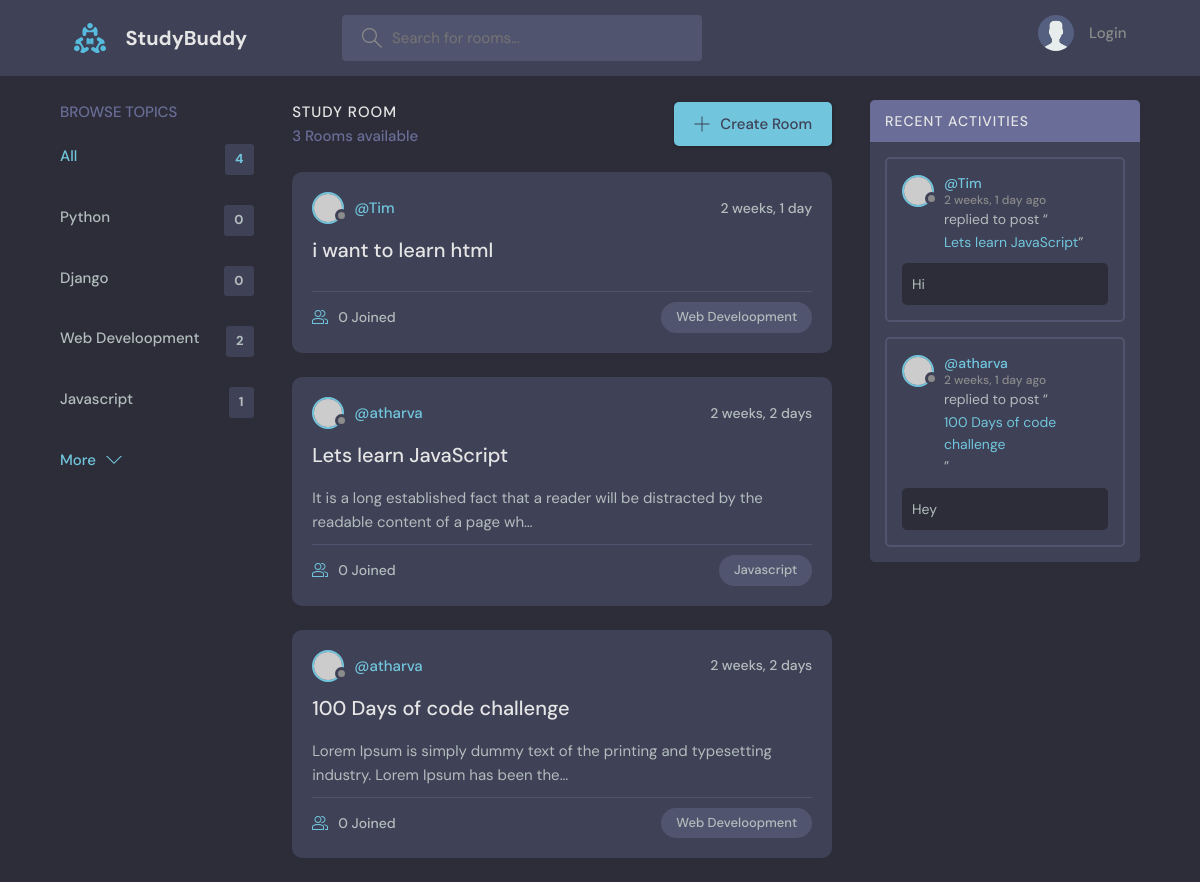
/, run on an earlier commit of the app's database.
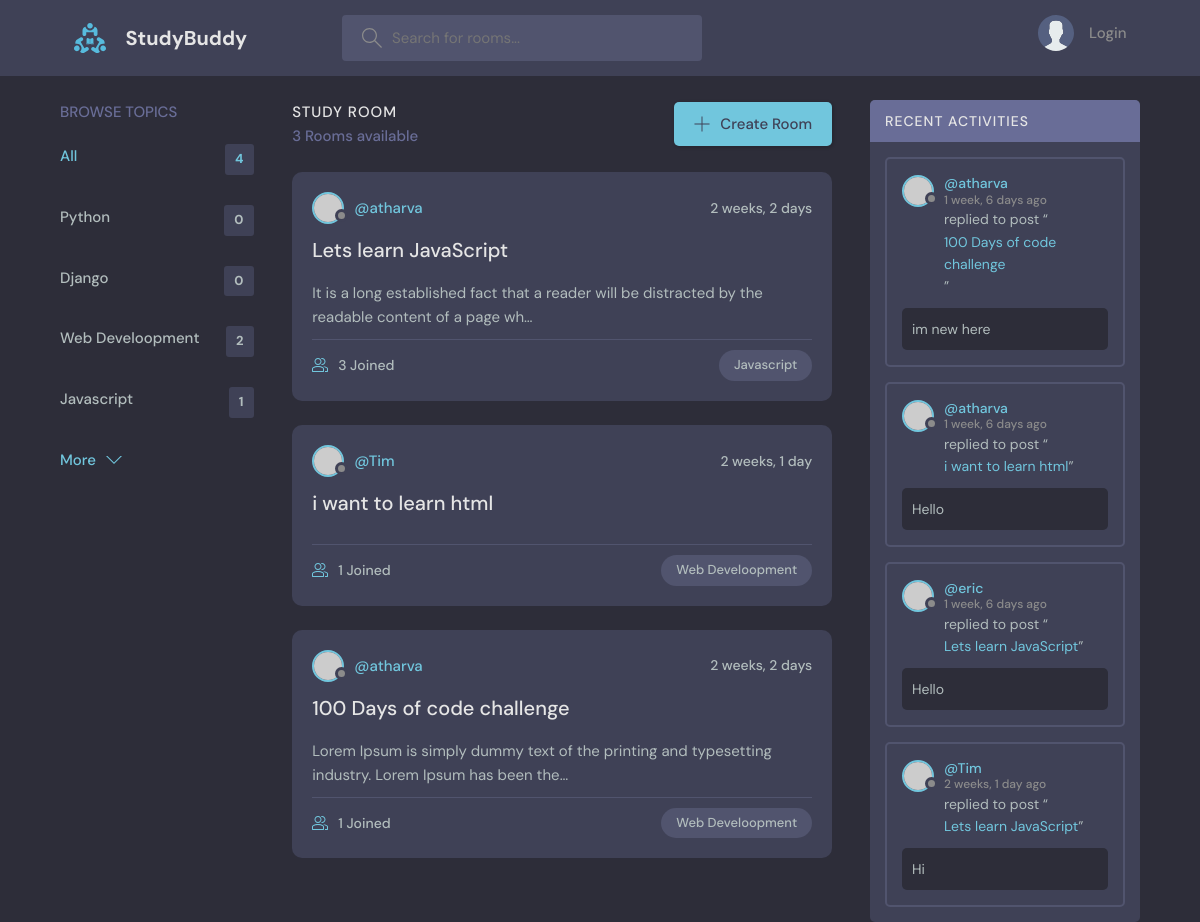
And on a later commit of the database.
### base/models.py (models this page shows, shortened)
class Topic(models.Model):
    name = models.CharField(max_length = 200)

class Room(models.Model):
    host = models.ForeignKey(User, on_delete = models.SET_NULL, null = True)  #when user deleted set to null
    topic = models.ForeignKey(Topic , on_delete = models.SET_NULL, null = True) #when topic deleted set to null
    name = models.CharField(max_length = 200)
    description = models.TextField(null = True, blank = True )
    participants = models.ManyToManyField(User, related_name = 'participants',blank = True)
    updated = models.DateTimeField(auto_now = True) #whenever updated it will change to curr time
    create = models.DateTimeField(auto_now_add = True) #when created will set to curr time and not update
    class Meta:
        ordering = ['-updated', '-create']
    def __str__(self):
        return self.name

class Message(models.Model):
    user = models.ForeignKey(User, on_delete = models.CASCADE)  #on deleting user delete messagess
    room = models.ForeignKey(Room, on_delete = models.CASCADE)  #on deleting room delete messages
    body = models.TextField()
    updated = models.DateTimeField(auto_now = True)
    create = models.DateTimeField(auto_now_add = True)
    class Meta:
        ordering = ['-updated', '-create']

### base/views.py (the view)
# urls.py: path('',views.home, name = "home"),
def home(request):
    q = request.GET.get('q') if request.GET.get('q') != None else ''
    rooms = Room.objects.filter(
        Q(topic__name__icontains = q) |
        Q(name__icontains = q)|
        Q(description__icontains = q)
        )  #get all rooms from db with the query parameter
    topics = Topic.objects.all()
    room_count = rooms.count()
    room_messages = Message.objects.filter(Q(room__topic__name__icontains = q))
    context = {'rooms' : rooms, 'topics': topics, 'room_count': room_count, 'room_messages': room_messages}
    return render(request, 'base/home.html', context)

### base/templates/base/home.html (shortened to what this page needs)
{% extends 'main.html' %}
{% block content %}
<main class="layout layout--3">
      <div class="container">
         {% include 'base/topics_component.html' %}
        <div class="roomList">
          <div class="roomList__header">
            <div>
              <h2>Study Room</h2>
              <p>{{room_count}} Rooms available</p>
            </div>
            <a class="btn btn--main" href="create-room.html">
              <svg version="1.1" xmlns="http://www.w3.org/2000/svg" width="32" height="32" viewBox="0 0 32 32">
                <title>add</title>
                <path
                  d="M16.943 0.943h-1.885v14.115h-14.115v1.885h14.115v14.115h1.885v-14.115h14.115v-1.885h-14.115v-14.115z"
                ></path>
              </svg>
              Create Room
            </a>
          </div>
          {% include 'base/feed_component.html' %}
        </div>
         {% include 'base/activity_component.html' %}
      </div>
    </main>
{% endblock %}

### base/templates/base/topics_component.html
<div class="topics">
          <div class="topics__header">
            <h2>Browse Topics</h2>
          </div>
          <ul class="topics__list">
            <li>
              <a href="{% url 'home' %}" class="active">All <span>{{topics.count}}</span></a>
            </li>
            {% for topic in topics %}
            <li>
              <a href="{% url 'home' %}?q={{topic.name}}">{{topic.name}} <span>{{topic.room_set.all.count}}</span></a>
            </li>
            {% endfor %}
          </ul>
          <a class="btn btn--link" href="topics.html">
            More
            <svg version="1.1" xmlns="http://www.w3.org/2000/svg" width="32" height="32" viewBox="0 0 32 32">
              <title>chevron-down</title>
              <path d="M16 21l-13-13h-3l16 16 16-16h-3l-13 13z"></path>
            </svg>
          </a>
        </div>

### base/templates/base/feed_component.html (shortened to what this page needs)
{% for room in rooms %}
<div class="roomListRoom">
            <div class="roomListRoom__header">
              <a href="{% url 'user-profile' room.host.id %}" class="roomListRoom__author">
                <div class="avatar avatar--small">
                  <img src="https://randomuser.me/api/portraits/women/11.jpg" />
                </div>
                <span>@{{room.host.username}}</span>
              </a>
              <div class="roomListRoom__actions">
                <span>{{room.create|timesince}}</span>
              </div>
            </div>
            <div class="roomListRoom__content">
              <a href="{% url 'room' room.id %}">{{room.name}}</a>
              <p>
                {{room.description|truncatechars:100}}
              </p>
            </div>
            <div class="roomListRoom__meta">
              <a href="{% url 'room' room.id %}" class="roomListRoom__joined">
                {{room.participants.all.count}} Joined
              </a>
              <p class="roomListRoom__topic">{{room.topic.name}}</p>
            </div>
</div>
{% endfor %}

### base/templates/base/activity_component.html (shortened to what this page needs)
<div class="activities">
          <div class="activities__header">
            <h2>Recent Activities</h2>
          </div>
          {% for message in room_messages %}
          <div class="activities__box">
            <div class="activities__boxHeader roomListRoom__header">
              <a href="{% url 'user-profile' message.user.id %}" class="roomListRoom__author">
                <div class="avatar avatar--small">
                  <img src="https://randomuser.me/api/portraits/women/11.jpg" />
                </div>
                <p>
                  @{{message.user}}
                  <span>{{message.create|timesince}} ago</span>
                </p>
              </a>
            </div>
            <div class="activities__boxContent">
              <p>replied to post “<a href="{% url 'room' message.room.id %}">{{message.room}}</a>”</p>
              <div class="activities__boxRoomContent">
                {{message.body}}
              </div>
            </div>
          </div>
          {% endfor %}
</div>

What changed in the data, as far as the page shows it:
removed Message: user "atharva", create "2 weeks, 1 day", room "100 Days of code challenge", body "Hey"
changed Room "Lets learn JavaScript": participants.all.count "0" → "3"; moves up the list
computed for Room "i want to learn html": participants.all.count "0" → "1"
computed for Room "100 Days of code challenge": participants.all.count "0" → "1"
added Message: user "atharva", create "1 week, 6 days", room "100 Days of code challenge", body "im new here"
added Message: user "atharva", create "1 week, 6 days", room "i want to learn html", body "Hello"
added Message: user "eric", create "1 week, 6 days", room "Lets learn JavaScript", body "Hello"
